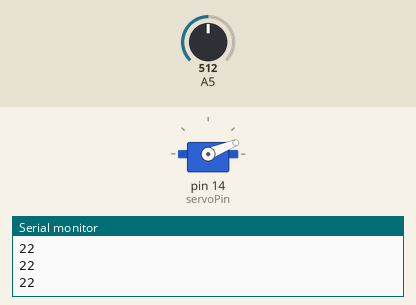
Bench run of a sketch on a simulated Arduino Uno, built with avr-gcc and run on an emulated ATmega328P. Parts: servo, the last lines printed to the serial monitor. Inputs (shaded band) come from the test bench; at power-on: A5 = 512.

Above: at 1.2 s.
1.3 s: A5 set to 306
At 2.5 s:
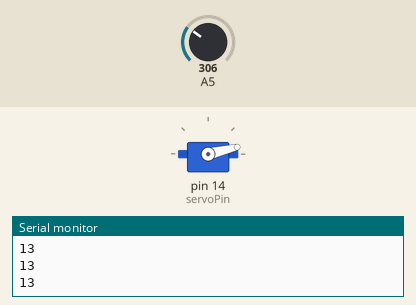
2.8 s: A5 set to 1023
At 4.0 s:
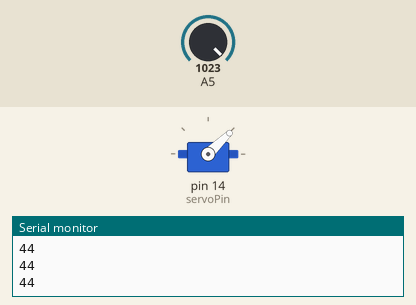
4.3 s: A5 set to 511
At 4.6 s:
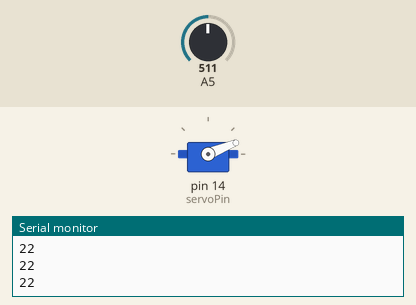
Timing chart, 0 to 7.3 s (numbered marks = the images above; inputs shaded):
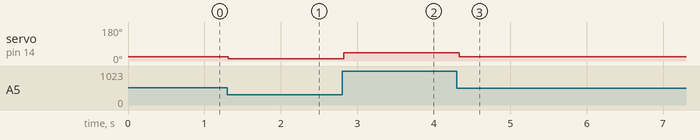

Measured:
- after the input at 1.3 s, servo on pin 14 (servoPin): 22° → 13° at once
- after the input at 2.8 s, servo on pin 14 (servoPin): 13° → 44° at once
- after the input at 4.3 s, servo on pin 14 (servoPin): 44° → 22° at once

The sketch:

sketch_oct12d.ino
```cpp
#include <Servo.h>  //匯入函式庫
Servo myservo;  // 建立伺服馬達控制

const int servoPin = 14;  //用常態變數設定pin腳位，與之前define方式差不多
int pos = 0;

void setup() {
  myservo.attach(servoPin);  // 將伺服馬達連接的GPIO pin連接伺服物件
  Serial.begin(115200);//序列阜連線速率(鮑率)
  pinMode(13,INPUT);

}

void loop() {
  int intput =analogRead(13);
  int pos=map(intput,0,4095,0,180);
  myservo.write(pos); //Servo設定角度
  Serial.println(pos);
  delay(50);

}
```
